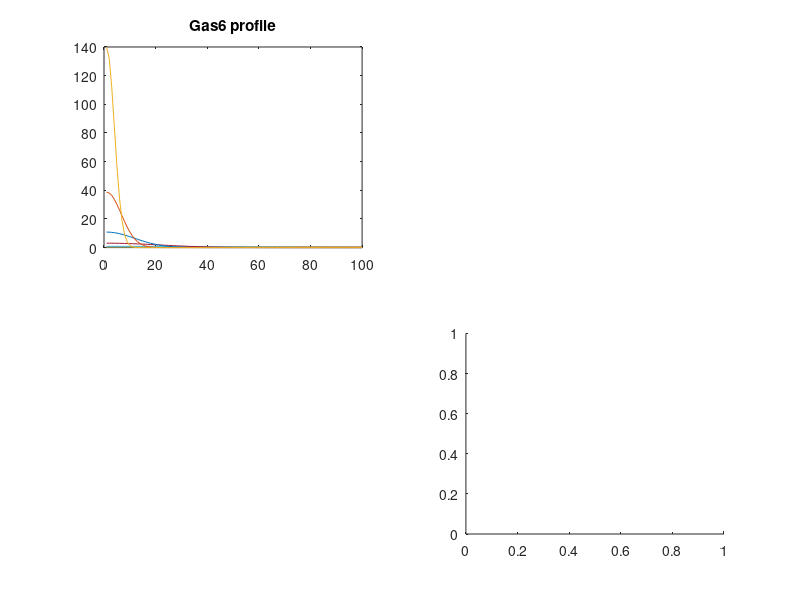

Write MATLAB code to recreate this figure. (Note: this script raises an error after producing the figure.)
clc; clear;

params = 10.^[-2.3829 0.77811 -1.704 3.2353 -5 -1.1466 -0.5604 -0.024512 -2.2774 -3 ...
	-0.6862 -2.5648 -1 -1.2476 -3.923E-06 -2.1966 2.899];

figIDX = 1;

sshape = @(x,xx) cos(xx*pi/3).^x(1);
GasConc = -1.204;
GassF = @(x,xx) 2*sshape(x,xx)/mean(sshape(x,xx).*xx)*(10^x(2));

shapeParam = 60;

names = {'B1','B2','U1','U2','xFwd1','xRev1','xFwd3','xRev3','AXLint1','AXLint2',...
	'scaleA','kRec','kDeg','fElse','fD2','Gas1','AXL2'};

D = zeros(1,14);
D(2) = 1;

DO_ALL_OUTPUTS = 0;
DO_IMPAIRED_ENDO = 0;
DO_LONG_TIME_SCALE = 0;
SHOW_FIT = 0;
DO_SPATIAL_PRED = 1;
LOCAL_SENSITIVITY = 0;
SPATIAL_TIMECOURSE = 0;

%% Do spatial time course


if SPATIAL_TIMECOURSE
	tps = linspace(0,30,100);
	xx = linspace(0,1,80);
	
	GasConc = -1.204;
	
    subplot(1,2,1);
	
	pY = cLib_diff_profile_pYavg (tps, params, params(end), params(end-1), GassF([3 GasConc],xx), D*0.1, 1, 1, 0);
	plot(tps,pY / pY(1),'r');
	hold on;
	
	pY = cLib_diff_profile_pYavg (tps, params, params(end), params(end-1), GassF([0 -2.1966],xx), D*10, 1, 1, 0);
	plot(tps,pY / pY(1),'g');
	
	pY = cLib_profile (tps, params, params(end), params(end-1), 10^GasConc, 0);
	plot(tps,pY / pY(1),'k');
    
    
    
    subplot(1,2,2);
    
	pY = cLib_profile (tps, params, params(end), params(end-1), 10^GasConc, 2);
	plot(tps,pY / pY(1),'k');
    
end


%% Do local sensitivity analysis

if LOCAL_SENSITIVITY

	T = 30;

	figure(figIDX);
	figIDX = figIDX + 1;

	for ii = 1:15
		params2 = params;
		params2(ii) = params(ii)/10;
		outter(ii,1) = cLib_profile (T, params2, params2(end), params2(end-1), 1.25, 5);
		outterT(ii,1) = cLib_profile (T, params2, params2(end), params2(end-1), 1.25, 2);
	
	
		params2(ii) = params(ii);
		outter(ii,2) = cLib_profile (T, params2, params2(end), params2(end-1), 1.25, 5);
		outterT(ii,2) = cLib_profile (T, params2, params2(end), params2(end-1), 1.25, 2);
	

		params2(ii) = params(ii)*10;
		outter(ii,3) = cLib_profile (T, params2, params2(end), params2(end-1), 1.25, 5);
		outterT(ii,3) = cLib_profile (T, params2, params2(end), params2(end-1), 1.25, 2);
	end

	bar(outter);
	%figure;
	%bar(outterT);
end

%% Figure 2A - pY time course

if SHOW_FIT
    figure(figIDX);
    figIDX = figIDX + 1;
    
    tps = linspace(0,10,100);
    Gass = [1.25 0.25 0.05 0.01];

    for ii = 1:length(Gass)
        outter(ii,1:length(tps)) = cLib_profile (tps, params, params(end), params(end-1), Gass(ii), 1);
        outter(ii,:) = outter(ii,:) / outter(ii,1);
        outterS(ii,1:length(tps)) = cLib_profile (tps, params, params(end), params(end-1), Gass(ii), 4);
        outterS(ii,:) = outterS(ii,:) / outterS(ii,1);
    end

    subplot(2,2,1);
    plot(tps,outter');
    axis([min(tps) max(tps) 0 3]);

    subplot(2,2,2);
    plot(tps,outterS');
    axis([min(tps) max(tps) 0 1.2]);

    % Now concentration

    subplot(2,2,3);

    Gass = [0 logspace(log10(0.156/2),log10(2.5),50)];

    for ii = 1:length(Gass)
        pY(ii) = cLib_profile (240, params, params(end), params(end-1), Gass(ii), 0);
        ratioo(ii) = cLib_profile (240, params, params(end), params(end-1), Gass(ii), 1);
        totall(ii) = cLib_profile (240, params, params(end), params(end-1), Gass(ii), 2);
        surf(ii) = cLib_profile (240, params, params(end), params(end-1), Gass(ii), 4);
    end

    Gass(1) = Gass(2)/2;

    semilogx(Gass,pY / pY(1));
    hold on;
    semilogx(Gass,ratioo / ratioo(1));
    semilogx(Gass,totall / totall(1));
    axis([min(Gass),max(Gass),0,5]);

    subplot(2,2,4);

    semilogx(Gass,surf / surf(1));
    axis([min(Gass),max(Gass),0,1.2]);

    clear Gass pY ratioo totall surf tps outter outterS;
end

%% Figure Supp - All possible outputs

if DO_ALL_OUTPUTS

    figure(figIDX);
    figIDX = figIDX + 1;

    TPS = linspace(0,10,1000);

    detail = 5;

    Gass = logspace(-2,0.0969,detail);
    AXXL = logspace(-1,3,detail);
    autoC = logspace(-4,0,detail);

    for ii = 1:length(AXXL)
        for jj = 1:length(Gass)    
            for xx = 1:length(autoC)
                if ii == 1 && jj == 1 && xx == 1
                    YY(1,:) = cLib_profile (TPS, params, AXXL(ii), autoC(xx), Gass(jj), 0);
                    condition(1,:) = [AXXL(ii) autoC(xx) Gass(jj)];
                else
                    YY(end+1,:) = cLib_profile (TPS, params, AXXL(ii), autoC(xx), Gass(jj), 0);
                    condition(end+1,:) = [AXXL(ii) autoC(xx) Gass(jj)];
                end

                YY(end,:) = YY(end,:) / YY(end,1);
            end
        end
    end

    plot(TPS,YY')
    
    clear Gass AXXL autoC YY TPS detail;
end


%% Long time scale

if DO_LONG_TIME_SCALE
    figure(figIDX);
    figIDX = figIDX + 1;

    clear YY;

    TPS = 240;

    Gass = logspace(-2,1,50);
    AXXL = logspace(-1,3,4);

    color = 'kbrg';

    for ii = 1:length(AXXL)
        for jj = 1:length(Gass)
            YY(jj) = cLib_profile (240, params, AXXL(ii), params(end-1), Gass(jj), 1);
        end

        YY = YY / YY(1);

        semilogx(Gass, YY',color(ii));
        hold on;
    end
end

%% Impaired endocytosis prediction

if DO_IMPAIRED_ENDO
	
	h = waitbar(0,'Starting impaired endocytosis prediction...'); %#ok<*UNRCH>

    figure(figIDX);
    figIDX = figIDX + 1;

    xx = linspace(0,1,10);

    A = logspace(-2,0,100);

    for ii = 1:length(A)
        B(ii) = cLib_diff_profile_pYavg (30, params, params(end), params(end-1), GassF([-100 GasConc shapeParam],xx), zeros(1,14), A(ii), 1, 0); %#ok<SAGROW>
        
        waitbar(ii/length(A),h,'Endocytosis prediction...')
    end
    
    close(h)
    
    semilogx(A,B/B(end),'r-');
end

%% Real Gas6 local prediction

% This script generated Figure 2B

if DO_SPATIAL_PRED
    figure(figIDX);
    figIDX = figIDX + 1;
    
    xx = linspace(0,1,100);
    A = logspace(-2,3,10);

    for ii = 1:length(A)
        BB(:,ii) = GassF([A(ii) GasConc shapeParam],xx); %#ok<SAGROW>
    end

    subplot(2,2,1);
    plot(BB);
    title('Gas6 profile');
    
    % Next

    ffSpat = @(x,y) cLib_diff_profile_pY (30, params, params(end), params(end-1), GassF(x,xx), D*y, 1, 1, 0);

    localPY = zeros(length(A),4);
    avgPY = zeros(length(A),4);

%     parfor ii = 1:length(A)
%         localPYz = zeros(1,4);
%         avgPYz = zeros(1,4);
%         
%         temp = ffSpat([A(ii) GasConc],0);
%         localPYz(1) = temp(1);
%         avgPYz(1) = mean(temp.*xx);
%         
%         temp = ffSpat([A(ii) GasConc],0.1);
%         localPYz(2) = temp(1);
%         avgPYz(2) = mean(temp.*xx);
% 
%         temp = ffSpat([A(ii) GasConc],1);
%         localPYz(3) = temp(1);
%         avgPYz(3) = mean(temp.*xx);
%         
%         temp = ffSpat([A(ii) GasConc],10);
%         localPYz(4) = temp(1);
%         avgPYz(4) = mean(temp.*xx);
%         
%         localPY(ii,:) = localPYz;
%         avgPY(ii,:) = avgPYz;
%         
%         disp(ii);
%     end
%     
%     subplot(2,2,2);
%     hold off;
%     semilogx(A,localPY(:,1)/localPY(1,1),'k-');
%     hold on;
%     semilogx(A,localPY(:,2)/localPY(1,2),'g-');
%     semilogx(A,localPY(:,3)/localPY(1,3),'b-');
%     semilogx(A,localPY(:,4)/localPY(1,4),'r-');
%     axis([min(A) max(A) 0 max(max(localPY / localPY(1,1)))]);
%     title('Local predictions');
% 
%     subplot(2,2,3);
%     hold off;
%     semilogx(A,avgPY(:,1)/avgPY(1,1),'k-');
%     hold on;
%     semilogx(A,avgPY(:,2)/avgPY(1,2),'g-');
%     semilogx(A,avgPY(:,3)/avgPY(1,3),'b-');
%     semilogx(A,avgPY(:,4)/avgPY(1,4),'r-');
%     axis([min(A) max(A) 0 2.2]);
%     title('Average predictions');
    
    
    % Components
    
    subplot(2,2,4);

    names = {'A','A1','A2','A12','D1','D2'};
    ttt = [0 1 0 0 0 0 0 1 0 0 0 0 0 0;...
           0 0 1 0 0 0 0 0 1 0 0 0 0 0;...
           0 0 0 1 0 0 0 0 0 1 0 0 0 0;...
           0 0 0 0 1 0 0 0 0 0 1 0 0 0;...
           0 0 0 0 0 1 0 0 0 0 0 1 0 0;...
           0 0 0 0 0 0 1 0 0 0 0 0 1 0];

    meanify = @(x) 2*x'*xx'/length(xx);

    ffSpat = @(x) cLib_diff_profile (30, params, params(end), params(end-1), GassF(x,xx), D*10, 1, 1);

    clc;
    
    parfor ii = 1:length(A)
        Bdetail(:,ii) = meanify(ffSpat([A(ii) GasConc]));
        B(ii,:) = ttt*Bdetail(:,ii);
        
        
        
        disp(ii);
    end
    
    %for ii = 1:size(B,2)
    %    B(:,ii) = B(:,ii) - B(1,ii); %#ok<SAGROW>
    %end

    semilogx(A,B);
    axis([min(A) max(A) min(min(B)) max(max(B))]);
    legend(names);
end